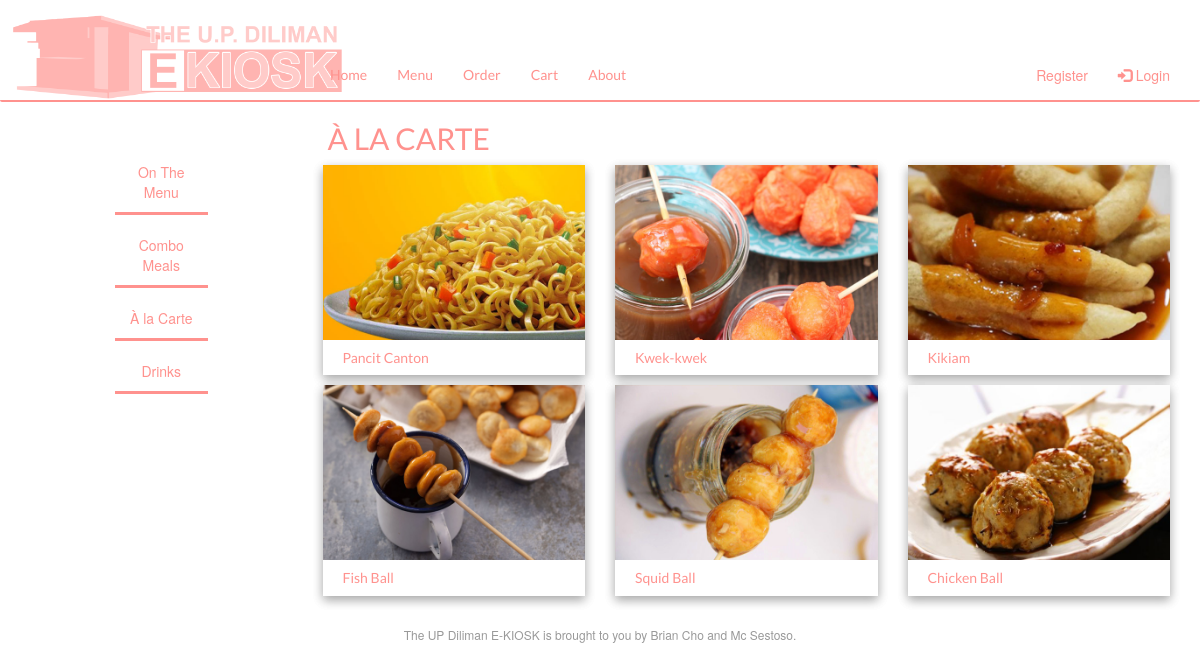
Page /menu/alacarte/ on the committed database.
### tables this page shows
CREATE TABLE "alacarte" (
	"alacarte_id"	INTEGER NOT NULL UNIQUE,
	"amount"	INTEGER NOT NULL,
	"price"	INTEGER NOT NULL,
	"alacarte_type"	TEXT NOT NULL,
	"url"	TEXT NOT NULL,
	PRIMARY KEY("alacarte_id")
);

### app.py (the view)
@app.route('/menu/<meals_type>/')
def menu(meals_type):
    meals = read_meals_by_type(meals_type,)
    alacartesdict = select_dict_alacarte_type()
    drinksdict = select_dict_drinks_type()
    return render_template('menu.html',meals_type=meals_type,meals=meals,alacartesdict=alacartesdict,drinksdict=drinksdict)

### data.py (called while the page is built)
def connect_db(path):
    conn = sqlite3.connect(path)
    conn.row_factory = sqlite3.Row
    return (conn, conn.cursor())

def read_meals_by_type(meals_type):
    conn, cur = connect_db(db_path)
    query = 'SELECT * FROM meals WHERE meals_type=?'
    results = cur.execute(query, (meals_type,)).fetchone()
    conn.close()
    return results

def select_dict_alacarte_type():
    conn, cur = connect_db(db_path)
    query = 'SELECT * FROM alacarte'
    results = cur.execute(query,).fetchall()
    return results

def select_dict_drinks_type():
    conn, cur = connect_db(db_path)
    query = 'SELECT * FROM drinks'
    results = cur.execute(query,).fetchall()
    return results

### templates/menu.html (shortened to what this page needs)
{% extends 'base.html' %}
{% block content %}
{% include 'menusidebar.html' %}
    {% if meals['meals_type'] == 'combomeals' %}
        <h1 style="text-indent:10px"><input class="hidden" value="{{ meals_type }}" readonly>COMBO MEALS</h1>
        <a href="/menu/{{ meals_type }}/"></a>
        <div class="col-sm-3">
        <div class="well">
        <p><h4><input class="btn-11" type="submit" value="MAINTENANCE" name="action"></p></h4>
        </div>
        </div>
    {% elif meals['meals_type'] == 'alacarte' %}
        <h2 style="text-indent:20px;font-family:'Lato';color:#ff928e;">
            <input class="hidden" value="{{ meals_type }}" readonly>À LA CARTE</h2>
        {% for alacartemeals in alacartesdict %}
            <form action="{{ url_for('alacartes',meals_type='alacarte',alacarte_id=alacartemeals.alacarte_id,alacarte_type=alacartemeals.alacarte_type) }}">
            <div class="col-sm-3">
                <div class="w3-container">
                    <div class="w3-card-4" style="width:100%">
                        <div class="w3-container pnktext">
                        <button class="btn-11" type="submit" name="alacarte" style="width:100%;text-align:left;">
                            <img src="{{ url_for('static', filename=alacartemeals.url) }}" style="width:100%;">
                            <p><h5 style="margin-left:20px;">{{ alacartemeals.alacarte_type }}</h5>
                        </button>
                            </form>
                        </div>
        {% endfor %}
    {% endif %}
{% endblock %}

### templates/base.html (shortened to what this page needs)
<!DOCTYPE html>
<html lang="en">
<head>
  <link rel="stylesheet" href="https://cdnjs.cloudflare.com/ajax/libs/OwlCarousel2/2.3.4/assets/owl.carousel.css">
  <link rel="stylesheet" href="https://maxcdn.bootstrapcdn.com/bootstrap/3.4.1/css/bootstrap.min.css">
  <link rel="stylesheet" type="text/css" href="static/bootstrap/bootstrap.min.css">
</head>
<body>
{% include 'nav.html' %}
  {% block content %}
  {% endblock %}
</body>
{% include 'footer.html' %}
</html>

### templates/nav.html (shortened to what this page needs)
<nav class="navbar" style="background-color: white;">
  <div class="container-fluid">
    <div class="navbar-header">
      <a class="navbar-brand" href="{{ url_for('index') }}">
        <img src="{{ url_for('static', filename='img/logo3.png') }}" width="30%" method="POST"></a>
    </div>
    <div class="collapse navbar-collapse" id="myNavbar">
      <ul class="nav navbar-nav" style="margin-left:25%;">
        <li class=""><a href="{{ url_for('index') }}" class="navcustom">Home</a></li>
        <li><a href="{{ url_for('basemenu') }}" class="link navcustom">Menu</a></li>
        <li><a href="{{ url_for('baseorder') }}" class="navcustom">Order</a></li>
        <li><a href="{{ url_for('cart') }}" class="navcustom">Cart</a></li>
        <li><a href="{{ url_for('about') }}" class="navcustom">About</a></li>
      </ul>
      <ul class="nav navbar-nav navbar-right">
        {% if 'user' in session %}
          <li><a href="{{ url_for('profile') }}"><span class="glyphicon"></span> Profile </a></li>
          <li><a href="{{ url_for('logout') }}"><span class="glyphicon glyphicon-log-in"></span> Logout</a></li>
        {% else %}
          <li><a href="{{ url_for('register') }}"> Register</a></li>
          <li><a href="{{ url_for('login') }}"><span class="glyphicon glyphicon-log-in"></span> Login</a></li>
        {% endif %}
      </ul>
    </div>
  </div>
</nav>

### templates/menusidebar.html (shortened to what this page needs)
<div class="container-fluid">
        <div class="col-xs-6 col-sm-3 sidebar" id="sidebar" role="navigation">
            <div class="sidebar-nav">
                <ul class="nav">
        <li class=""><a href="/menu">On The Menu</a></li>
                    <li class="colordivider"></li>
        <li class=""><a href="/menu/combomeals">Combo Meals</a></li>
                    <li class="colordivider"></li>
        <li class=""><a href="/menu/alacarte">À la Carte</a></li>
                    <li class="colordivider"></li>
        <li class=""><a href="/menu/drinks">Drinks</a></li>
                    <li class="colordivider"></li>
      </ul>
    </div>
  </div>

### templates/footer.html (shortened to what this page needs)
                <div class="footer">
                    <table width="100%">
                        <tbody><tr>
                            <td class="aligncenter content-block">The UP Diliman E-KIOSK is brought to you by Brian Cho and Mc Sestoso.
                                </td>
                        </tr>
                    </tbody></table>
                </div></div>

### templates/nav.html (style rules this page uses)
.navbar { margin-bottom: 0; border-radius: 2px; border-top:0px; border-left:0px; border-right:0px; border-bottom:2px; border-style:solid; border-color:#ff928e; }
.navcustom { font-family: 'Lato', sans-serif; }

### templates/menu.html (style rules this page uses)
.btn-11 { overflow: hidden; transition: all 0.3s ease; border: none; padding: 0; background: none; }
.pnktext { background-color: white; color: #ff928e; font-size: 15px; font-family: 'Lato', sans-serif; }
.w3-card-4,.w3-hover-shadow:hover { box-shadow:0 4px 10px 0 rgba(0,0,0,0.2),0 4px 10px 0 rgba(0,0,0,0.19) }
.w3-container:after,.w3-container:before,.w3-panel:after,.w3-panel:before,.w3-row:after,.w3-row:before,.w3-row-padding:after,.w3-row-padding:before, .w3-left-align { text-align:left!important }

### templates/menusidebar.html (style rules this page uses)
.sidebar { padding:15px 100px; margin-top:3%; margin-bottom:100px; }
.colordivider { color:#ff928e; border-style:solid; border-radius:0px; border-top:0px; border-left:0px; border-right:0px; border-bottom:100%; margin-bottom:10px; }

### templates/footer.html (style rules this page uses)
.content-block { padding: 0 0 20px; }
.footer { width: 100%; clear: both; color: #999; padding: 20px; position: fluid; bottom: 0; left: 0; right: 0; }
.footer p, .footer a, .footer unsubscribe, .footer td { font-size: 12px; }
.aligncenter { text-align: center; }

### rows in the picture
alacarte: url (picture), alacarte_type "Pancit Canton"
alacarte: url (picture), alacarte_type "Kwek-kwek"
alacarte: url (picture), alacarte_type "Kikiam"
alacarte: url (picture), alacarte_type "Fish Ball"
alacarte: url (picture), alacarte_type "Squid Ball"
alacarte: url (picture), alacarte_type "Chicken Ball"
